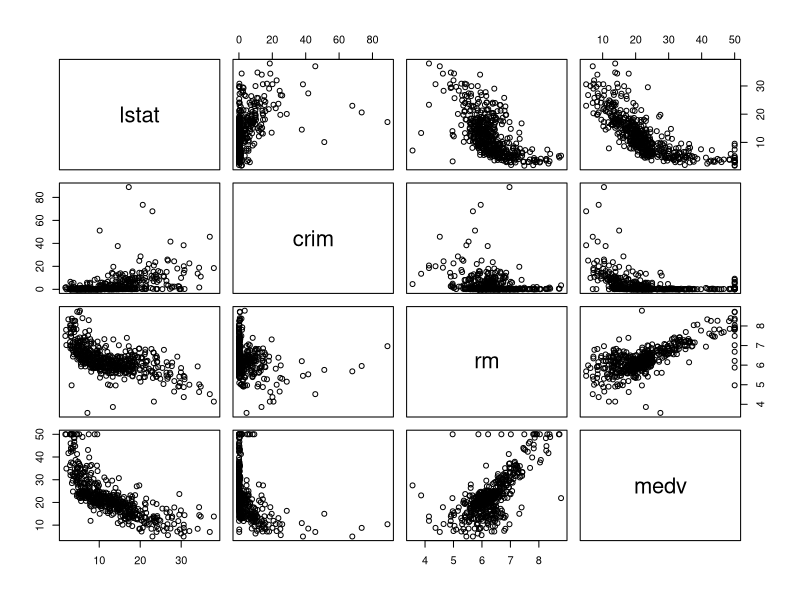
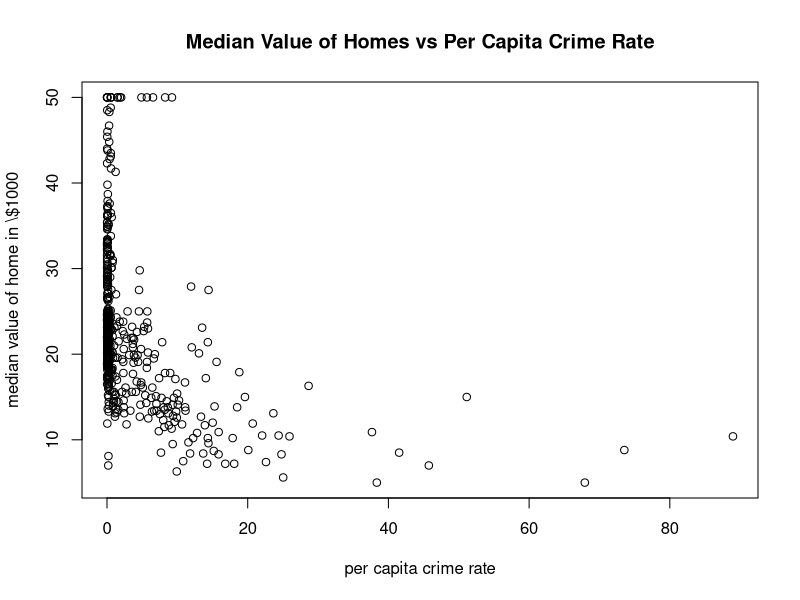
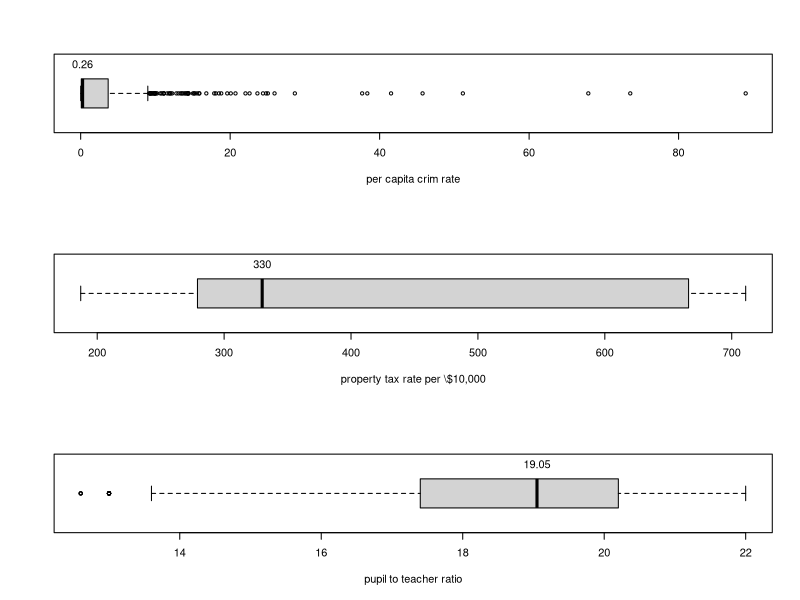
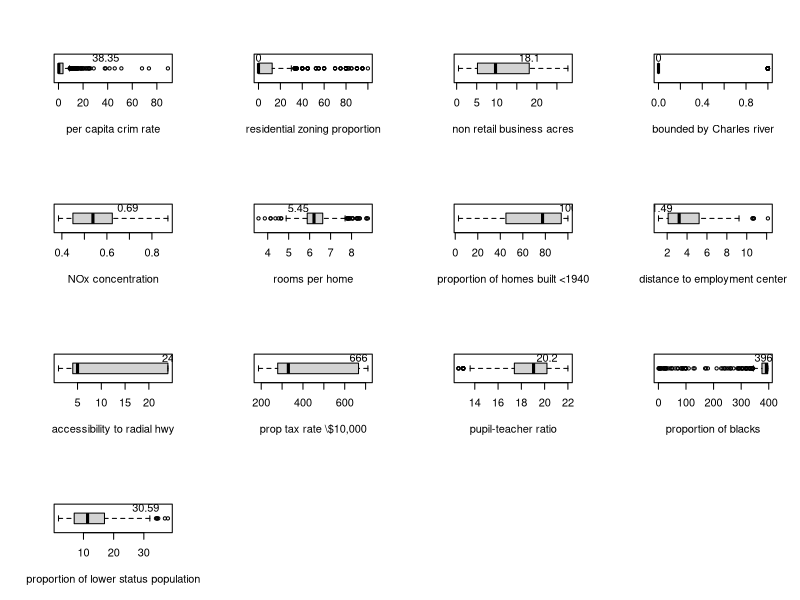

These figures' R source, in order:
############
# Analysis on Boston dataset
############

library(MASS)
boston_df <- Boston

n_rows <- nrow(boston_df)
n_col <- ncol(boston_df)
?Boston

###  Make some pairwise scatter-plots of the predictors (columns) in this data set. Describe your findings.
pairs(boston_df[,c('lstat','crim','rm','medv')])
### lstat,medv | medv,rm | crim, medv | crim, lstat


### Are any of the predictors associated with per capita crime rate? If so, explain the relationship.
### yes -> crim
plot(boston_df$medv~boston_df$crim,xlab='per capita crime rate',ylab='median value of home in \\$1000',main='Median Value of Homes vs Per Capita Crime Rate')


###  Do any of the suburbs of Boston appear to have particularly high crime rates? Tax rates? Pupil-teacher ratios? Comment on the range of each predictor.
par(mfrow = c(3,1))
boxplot(boston_df$crim,horizontal = TRUE,xlab='per capita crim rate')
text(x=median(boston_df$crim),y=1.4,labels=round(median(boston_df$crim),2))
boxplot(boston_df$tax,horizontal = TRUE,xlab='property tax rate per \\$10,000')
text(x=median(boston_df$tax),y=1.4,labels=round(median(boston_df$tax),2))
boxplot(boston_df$ptratio,horizontal = TRUE,xlab='pupil to teacher ratio')
text(x=median(boston_df$ptratio),y=1.4,labels=round(median(boston_df$ptratio),2))
### some suburbs have particularly high per capita crime rate as evidenced by the boxplot. while the median is 0.26 crimes per capita, some suburbs have crim rate as high as 88.97

###  How many of the suburbs in this data set bound the Charles river?
sum(boston_df$chas == 1)
### 35 suburbs

### What is the median pupil-teacher ratio among the towns in this data set?
median(boston_df$ptratio)
### 19.05

### Which suburb of Boston has lowest median value of owneroccupied homes? What are the values of the other predictors for that suburb, and how do those values compare to the overall ranges for those predictors? Comment on your findings.
index_for_min_medv <- which.min(boston_df$medv)
par(mfrow = c(4,4))
boxplot(boston_df$crim,horizontal = TRUE,xlab='per capita crim rate')
text(x=boston_df$crim[which.min(boston_df$medv)],y=1.4,labels=round(boston_df$crim[which.min(boston_df$medv)],2))
boxplot(boston_df$zn,horizontal = TRUE,xlab='residential zoning proportion')
text(x=boston_df$zn[which.min(boston_df$medv)],y=1.4,labels=round(boston_df$zn[which.min(boston_df$medv)],2))
boxplot(boston_df$indus,horizontal = TRUE,xlab='non retail business acres')
text(x=boston_df$indus[which.min(boston_df$medv)],y=1.4,labels=round(boston_df$indus[which.min(boston_df$medv)],2))
boxplot(boston_df$chas,horizontal = TRUE,xlab='bounded by Charles river')
text(x=boston_df$chas[which.min(boston_df$medv)],y=1.4,labels=round(boston_df$chas[which.min(boston_df$medv)],2))
boxplot(boston_df$nox,horizontal = TRUE,xlab='NOx concentration')
text(x=boston_df$nox[which.min(boston_df$medv)],y=1.4,labels=round(boston_df$nox[which.min(boston_df$medv)],2))
boxplot(boston_df$rm,horizontal = TRUE,xlab='rooms per home')
text(x=boston_df$rm[which.min(boston_df$medv)],y=1.4,labels=round(boston_df$rm[which.min(boston_df$medv)],2))
boxplot(boston_df$age,horizontal = TRUE,xlab='proportion of homes built <1940')
text(x=boston_df$age[which.min(boston_df$medv)],y=1.4,labels=round(boston_df$age[which.min(boston_df$medv)],2))
boxplot(boston_df$dis,horizontal = TRUE,xlab='distance to employment center')
text(x=boston_df$dis[which.min(boston_df$medv)],y=1.4,labels=round(boston_df$dis[which.min(boston_df$medv)],2))
boxplot(boston_df$rad,horizontal = TRUE,xlab='accessibility to radial hwy')
text(x=boston_df$rad[which.min(boston_df$medv)],y=1.4,labels=round(boston_df$rad[which.min(boston_df$medv)],2))
boxplot(boston_df$tax,horizontal = TRUE,xlab='prop tax rate \\$10,000')
text(x=boston_df$tax[which.min(boston_df$medv)],y=1.4,labels=round(boston_df$tax[which.min(boston_df$medv)],2))
boxplot(boston_df$ptratio,horizontal = TRUE,xlab='pupil-teacher ratio')
text(x=boston_df$ptratio[which.min(boston_df$medv)],y=1.4,labels=round(boston_df$ptratio[which.min(boston_df$medv)],2))
boxplot(boston_df$black,horizontal = TRUE,xlab='proportion of blacks')
text(x=boston_df$black[which.min(boston_df$medv)],y=1.4,labels=round(boston_df$black[which.min(boston_df$medv)],2))
boxplot(boston_df$lstat,horizontal = TRUE,xlab='proportion of lower status population')
text(x=boston_df$lstat[which.min(boston_df$medv)],y=1.4,labels=round(boston_df$lstat[which.min(boston_df$medv)],2))
### The suburb at index location 399 in the data set has the lowest median house value. Looking at the boxplots, it is apparent that this suburb has higher than average
### - Per Capita Crime Rate
### - NOx Concentration
### - Proportion of Houses built before 1940
### And, lower than average
### - Rooms per House
### Intuitively, the observations suggest that the houses in such a suburb are less desirable and thus are valued lower.

### In this data set, how many of the suburbs average more than seven rooms per dwelling? More than eight rooms per dwelling? Comment on the suburbs that average more than eight rooms per dwelling.
sum(boston_df$rm>7)
sum(boston_df$rm>8)
boston_df_subset <- boston_df[boston_df$rm>8,]
result <- data.frame(all_suburbs = apply(boston_df,2,median), subset_suburbs = apply(boston_df_subset,2,median))
### In this data set, 64 suburbs average more than 7 rooms per dwelling and 13 suburbs average more than 8 rooms per dwelling.
### Looking at the table comparing medians for each of the attributes among the full data and data for suburbs averaging over 8 rooms per dwelling, we can conclude the following -
### - Suburbs averaging over 8 rooms per dwelling have higher than average per capita crim rate and median house value
### - Suburbs averaging over 8 rooms per dwelling have lower than average proportion of non-retail business acres, property tax rate, lower status of population
